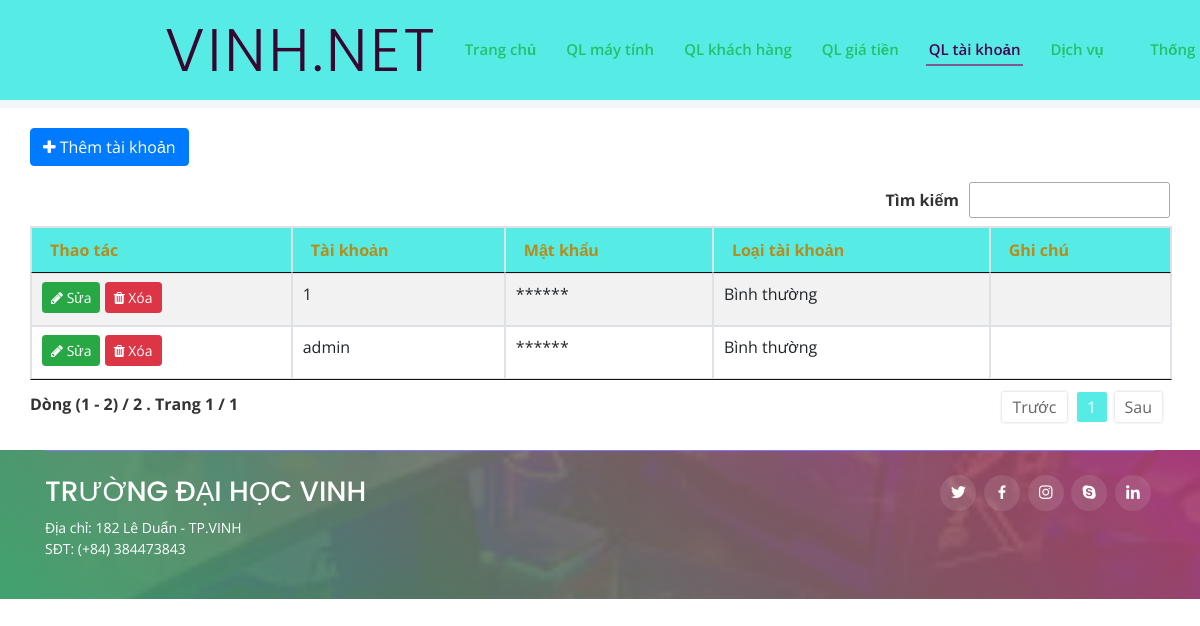
The app's page /ql-tai-khoan.php (signed in) with its own data.
### tables this page shows
CREATE TABLE `taikhoan` (
  `taikhoan` varchar(50) NOT NULL,
  `matkhau` varchar(50) NOT NULL,
  `loaitaikhoan` varchar(50) NOT NULL,
  `ghichu` varchar(50) NOT NULL
);

### ql-tai-khoan.php (the view, shortened to what this page needs)
<?php
require_once('./include/function.php');
require_once('./header.php');
$querytaikhoan = mysqli_query($conn, "SELECT * FROM `taikhoan` WHERE 1 ORDER BY `taikhoan`.`taikhoan` ASC");
?>
<div class="row">
    <button id="submit" class="btn btn-primary mb-3" data-toggle="modal" data-target="#exampleModal" data-title="Thêm thông tin khách hàng" data-type="insert"><i class="fa fa-plus"></i> Thêm tài khoản</button>
    <table id="datatable" style="width:100%" class="table table-striped table-bordered">
        <thead>
            <tr>
                <th>Thao tác</th>
                <th>Tài khoản</th>
                <th>Mật khẩu</th>
                <th>Loại tài khoản</th>
                <th>Ghi chú</th>
            </tr>
        </thead>
        <tbody>
            <?php
            if ($querytaikhoan && $querytaikhoan->num_rows > 0) {
                while ($row = mysqli_fetch_assoc($querytaikhoan)) {
            ?>
                    <tr>
                        <td>
                            <a href="#" class="btn btn-sm btn-success mb-1" title="Sửa" data-toggle="modal" data-target="#exampleModal" data-taikhoan="<?= $row['taikhoan'] ?>" data-loaitaikhoan="<?= $row['loaitaikhoan'] ?>" data-ghichu="<?= $row['ghichu'] ?>" data-title="Cập nhật thông tin khách hàng" data-type="update">
                                <i class="fa fa-pencil"></i> Sửa
                            </a>
                            <a href="#" class="btn btn-sm btn-danger mb-1" title="Xóa" data-toggle="modal" data-target="#exampleModal2" data-taikhoan="<?= $row['taikhoan'] ?>">
                                <i class="fa fa-trash"></i> Xóa
                            </a>
                        </td>
                        <td><?= $row['taikhoan'] ?></td>
                        <td>******</td>
                        <td><?= $row['loaitaikhoan'] ?></td>
                        <td><?= $row['ghichu'] ?></td>
                    </tr>
            <?php
                }
            }
            ?>
        </tbody>
    </table>
</div>
<?php
require_once('./footer.php');
?>

### assets/css/styleDatatable.css (style rules this page uses)
table.dataTable { width:100%;margin:0 auto;clear:both;border-collapse:separate;border-spacing:0 }
table.dataTable thead th,table.dataTable tfoot th { font-weight:bold }
table.dataTable thead th,table.dataTable thead td { padding:10px 18px;border-bottom:1px solid #111 }
table.dataTable thead .sorting,table.dataTable thead .sorting_asc,table.dataTable thead .sorting_desc,table.dataTable thead .sorting_asc_disabled,table.dataTable thead .sorting_desc_disabled { cursor:pointer;*cursor:hand;background-repeat:no-repeat;background-position:center right }
table.dataTable tbody tr { background-color:#fff }
table.dataTable tbody th,table.dataTable tbody td { padding:8px 10px }
table.dataTable.no-footer { border-bottom:1px solid #111 }
table.dataTable,table.dataTable th,table.dataTable td { box-sizing:content-box }

### assets/css/style.css (style rules this page uses)
body { font-family: "Open Sans", sans-serif; color: #50043c; cursor: url(../cursor/xanhla.cur), auto; }
a { color: #012203; }
table.dataTable thead tr { background: #56ece5; color: #b58c1d; }
table.dataTable thead th { vertical-align: middle; }

### records on screen
taikhoan: taikhoan "1", loaitaikhoan "Bình thường"
taikhoan: taikhoan "admin", loaitaikhoan "Bình thường"
